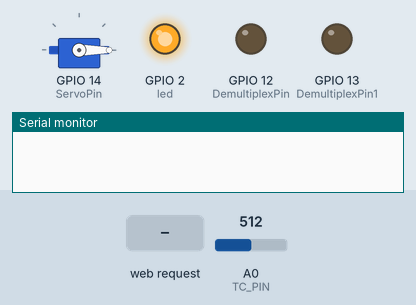
The sketch below on a simulated ESP8266 (Wemos D1 mini). Parts: servo, output pins drawn as LEDs (lit = HIGH), the last lines printed to the serial monitor. Inputs (shaded band) come from the test bench; at power-on: A0 (TC_PIN) = 512. WiFi joins after 1.5 s; servers stay silent unless stated.

Above: at 0.1 s.
At 2.7 s:
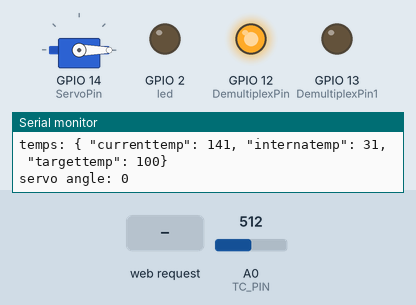
2.8 s: HTTP request GET / received
At 2.9 s:
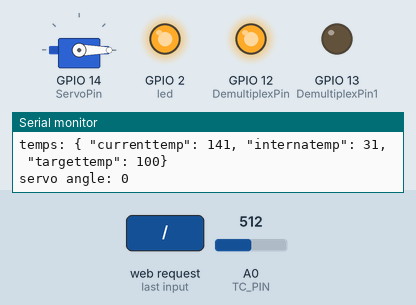
Timing chart, 0 to 5.8 s (numbered marks = the images above; inputs shaded):
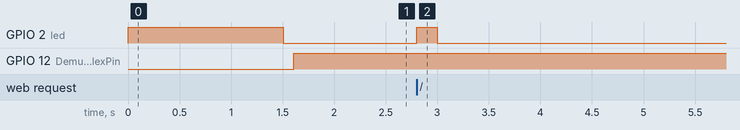

The sketch:

jsonloggerNS.ino
```cpp
/*
  HelloServerBearSSL - Simple HTTPS server example
  This example demonstrates a basic ESP8266WebServerSecure HTTPS server
  that can serve "/" and "/inline" and generate detailed 404 (not found)
  HTTP respoinses.  Be sure to update the SSID and PASSWORD before running
  to allow connection to your WiFi network.
  Adapted by Earle F. Philhowe
  r, III, from the HelloServer.ino example.
  This example is released into the public domain.
*/
#include <WiFiManager.h>
#include <ESP8266WebServer.h>
#include <Servo.h>
#include <PID_v1.h>
#include <math.h>


#define ServoPin 14   //D5 is GPIO14
#define DemultiplexPin 12 // D6 is GPIO12
#define DemultiplexPin1 13 // D6 is GPIO12

#define TC_PIN A0          // set to ADC pin used
#define AREF 3.1159           // set to AREF, typically board voltage like 3.3 or 5.0
#define ADC_RESOLUTION 10  // set to ADC bit resolution, 10 is default

double V_0 = 3.291;

// WeMos D1 Mini internally contains voltage divider for A0 input in order to expand the voltage
// range of ESP8266 which is limited to 1.0V
// R_2 of the divider (between A0 and GND) is fixed 100k ohm
double R_2 = 100000.0; //VCC - R_1 - A0 - R_2 - GND (R_1 = 230 + rThermistor)

// D1 Mini also has 220k ohm on the VCC side of the divider
double R_1d = 220000.0;

// I'm adding additional 10k register on VCC side of the divider, along with the sensor
// to make sure input voltage to the A0 pin never exceed 1V.
double R_1Adj = 10000.0;


double factor = 10000000.0;
double CM0 = 9621.996628; //0.9621996628 e-3
double CM1 = 1800.586745; //1.800586745 e-4
double CM2 = 1.97132282; //1.971322820 e-7

double sensorMax = 1.0;
Servo myservo;

IPAddress local_IP(192, 168, 1, 4);
IPAddress gateway(192, 168, 1, 1);
IPAddress subnet(255, 255, 0, 0);

float get_voltage(int raw_adc) {
  float raw = raw_adc;
  float aref = AREF;
  float res = pow(2, ADC_RESOLUTION);

  return (raw * aref) / res;
}

float get_temperature(float voltage) {
  return voltage * 200 - 250;
}

ESP8266WebServer server(80);

const int cTempMax = 100;
int temps[cTempMax];
int intTemps[cTempMax];
int target[cTempMax];
int cTemp = 0;
int millisTimeLast = 0;
double targetTemp = 100;
double currentTemp = 0;
double currentInternalTemp = 0;
double angle = 0;

PID myPID(&currentTemp, &angle, &targetTemp,2,5,1, DIRECT);

const int led = 2;

void AddTemp(int temp, int tempInt)
{
  temps[(cTemp % cTempMax)] = temp;
  intTemps[cTemp % cTempMax] = tempInt;
  target[(cTemp++ % cTempMax)] = targetTemp;
}

void UpdateCurrentTarget(int newTarget)
{
  target[(cTemp + cTempMax - 1) % cTempMax] = newTarget;
}

String ReadTemps()
{
  int count = cTemp < cTempMax ? cTemp : cTempMax;
  int i = cTemp < cTempMax ? 0 : cTemp;

  String str = "";
  while (count)
  {
    str += "{ \"currenttemp\": ";
    str += String(temps[i % cTempMax]);
    str += ", \"internatemp\": ";
    str += String(intTemps[i % cTempMax]);
    str += ", \"targettemp\": ";
    str += String(target[i++ % cTempMax]);
    str += "}";

    if (count > 1)
      str += ", ";
    count--;
  }

  return str;
}

void handleRoot() {

  digitalWrite(led, HIGH);
  server.send(200, "text/plain", "Hello from esp8266 over HTTPS! ");
  delay(200);
  digitalWrite(led, LOW);
}

void handleJson() {

  digitalWrite(led, HIGH);
  server.sendHeader("Access-Control-Allow-Origin","*");
  server.send(200, "application/json;charset=utf-8", "{\"message\": [" + ReadTemps() + "]}");
  delay(200);
  digitalWrite(led, LOW);
}

void handleSetTemp() {
  digitalWrite(led, HIGH);
  Serial.println("gotPost");

  Serial.println("arg: " + server.arg("plain"));
  server.sendHeader("Access-Control-Allow-Origin","*");
  server.send(200, "text/plain", "temp set");
  targetTemp = server.arg("plain").toInt();
  UpdateCurrentTarget(targetTemp);

  delay(200);
  digitalWrite(led, LOW);

}

void handleNotFound(){
  digitalWrite(led, HIGH);
  String message = "File Not Found\n\n";
  message += "URI: ";
  message += server.uri();
  message += "\nMethod: ";
  message += (server.method() == HTTP_GET)?"GET":"POST";
  message += "\nArguments: ";
  message += server.args();
  message += "\n";
  for (uint8_t i=0; i<server.args(); i++){
    message += " " + server.argName(i) + ": " + server.arg(i) + "\n";
  }
  server.send(404, "text/plain", message);
  digitalWrite(led, LOW);
}

void setup(void){
  pinMode(led, OUTPUT);
  pinMode(ServoPin, OUTPUT);
  pinMode(DemultiplexPin, OUTPUT);
  pinMode(DemultiplexPin1, OUTPUT);
  digitalWrite(DemultiplexPin1, LOW);
  pinMode(A0, INPUT) ;
  digitalWrite(led, HIGH);
  Serial.begin(115200);

  myservo.attach(ServoPin);
  myservo.write(0);

  myPID.SetMode(AUTOMATIC);

   WiFi.mode(WIFI_STA); // explicitly set mode, esp defaults to STA+AP

  //WiFiManager, Local intialization. Once its business is done, there is no need to keep it around
  WiFiManager wm;

  // reset settings - wipe stored credentials for testing
  // these are stored by the esp library
  //wm.resetSettings();

  // Automatically connect using saved credentials,
  // if connection fails, it starts an access point with the specified name ( "AutoConnectAP"),
  // if empty will auto generate SSID, if password is blank it will be anonymous AP (wm.autoConnect())
  // then goes into a blocking loop awaiting configuration and will return success result

  wm.setSTAStaticIPConfig(IPAddress(192,168,1,4)  /*ip*/, IPAddress(192,168,1,1 /*gw*/), IPAddress(255,255,255,0 /*sn mask*/)); // optional DNS 4th argument

  bool res;
  res = wm.autoConnect("AutoConnectAP","password"); // password protected ap

  if(!res) {
      Serial.println("Failed to connect");
      // ESP.restart();
  }
  else {
      //if you get here you have connected to the WiFi
      Serial.println("connected...yeey :)");
  }

  Serial.println("");

  // Wait for connection
  while (WiFi.status() != WL_CONNECTED) {
    delay(500);
    Serial.print(".");
  }

  Serial.println("");
  Serial.print("Connected to ");
  Serial.println(wm.getWiFiSSID(false /*persistent*/));
  Serial.print("IP address: ");
  Serial.println(WiFi.localIP());

  server.on("/", handleRoot);

  server.on("/json", HTTP_GET, handleJson);

  server.on("/settemp", HTTP_POST, handleSetTemp);

  server.onNotFound(handleNotFound);

  server.begin();
  Serial.println("HTTPS server started");

  digitalWrite(led, LOW);
}

float readThermoCouple()
{
    digitalWrite(DemultiplexPin, LOW);

    int reading = 0;
    for (int i = 0; i < 10; i++)
    {
      delay(10);
      reading = reading + analogRead(A0);
    }

    reading = reading / 10;

    Serial.println("\nreading: " + String(reading));
    float voltage = get_voltage(reading);
    Serial.println("\nvoltage: " + String(voltage));
    return get_temperature(voltage);
}

float readThermistor()
{
  digitalWrite(DemultiplexPin, HIGH);

  // read the pin value 10 times over 100 ms span and take average
  double sensorValue = 0;
  for (int i = 0; i < 10; i++)
  {
    delay(10);
    // read the input on analog pin 0:
    sensorValue += analogRead(A0);
  }

  sensorValue = sensorValue / 10;

  Serial.println("\nTermistorSensor: " + String(sensorValue ));

  // Convert the analog reading (which goes from 0 - 1023) to voltage reference (3.3V or 5V or other):
  double voltage = sensorValue * sensorMax /1023.0;

  // i'm adjusting the misterious temperature error (for now treating it as constant error)
  voltage = voltage - 0.028;

  double R_1 = R_2 * (V_0 - voltage)/voltage; // voltage to resistance

  // remove the fixed 230k ohm on the vcc side of the voltage dividor
  double rThermistor = R_1 - R_1d - R_1Adj;

  Serial.println("\nTermistorOhm: " + String(rThermistor));
  if (rThermistor < 0)
    return 0;

  //rThermistor = 133000;
  double lnR = log(rThermistor);

  // T(K) = 1/(C0 + C1Ln(R) + C2(Ln(R))^3)
  double temp  = factor /(CM0 + lnR * CM1 + CM2 * lnR * lnR * lnR);
  temp  = temp - 273.15; // K -> C

  if (temp > 300)
    temp = 0;

  return temp;
}

void loop(void){
  server.handleClient();
  int millisNow = millis();
  if (millisTimeLast == 0 || millisNow - millisTimeLast > (1000 * 10))
  {
    millisTimeLast = millisNow;
    int tempC  = readThermoCouple();
    Serial.println("\nX-tempC: " + String(tempC));

    currentTemp  = tempC * 9 / 5 + 32;
    Serial.println("\nX-tempF: " + String(currentTemp));

    tempC = readThermistor();
    Serial.println("\nI-tempC: " + String(tempC));

    currentInternalTemp  = tempC * 9 / 5 + 32;
    Serial.println("\nI-tempF: " + String(currentInternalTemp));
    AddTemp(currentTemp, currentInternalTemp);
    Serial.println("\ntemps: " + ReadTemps());


    myPID.Compute();

    int angleI = angle > 105 ? 105 : angle;
    angleI = angleI < 0 ? 0 : angleI;

    Serial.println("\nservo angle: " + String(angleI));

    myservo.write(angleI);

  }
}
```

Measured:
- after the input at 2.8 s, GPIO 2 (led): LOW → HIGH at once, → LOW 0.20 s later
